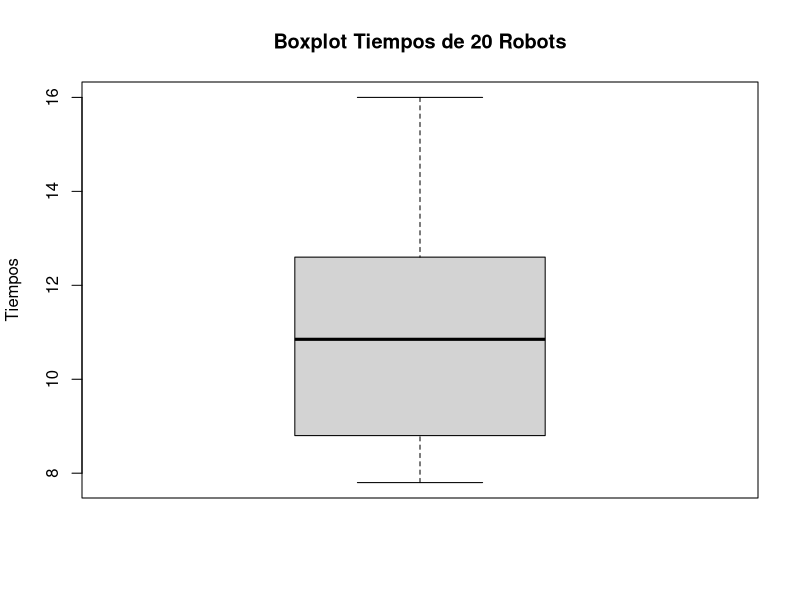
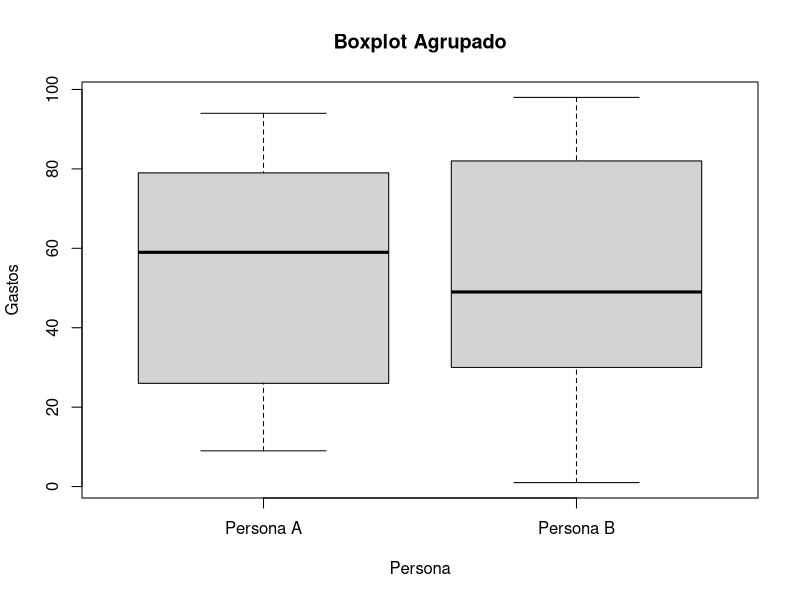

Generate these figures, in order, with R:


#Tercer punto
Tiempos <-c(11.3, 12.3, 8.3,15.2,9.7, 9.7,12.6, 7.8, 14.2, 9.7, 11.3, 12.6, 8.3,12.3,
            +  10.4,8.2,8.0,9.3,15.2,16)
boxplot(Tiempos, ylab=("Tiempos"), outline=TRUE, main="Boxplot Tiempos de 20 Robots")


#Cuarto punto
datos <- data.frame(persona = rep(c("Persona A", "Persona B"), each = 30), gastos=sample(1:100, 60, replace = TRUE))
boxplot(datos$gastos ~ datos$persona, ylab="Gastos", xlab="Persona", main="Boxplot Agrupado")





